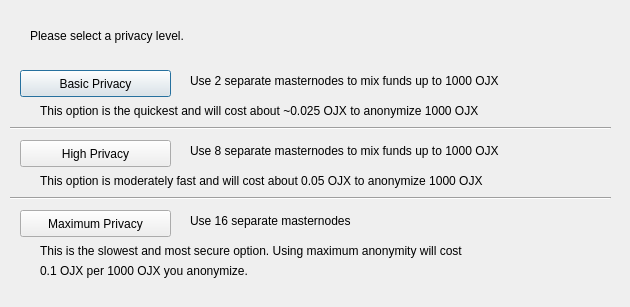
<?xml version="1.0" encoding="UTF-8"?>
<ui version="4.0">
 <class>DarksendConfig</class>
 <widget class="QDialog" name="DarksendConfig">
  <property name="geometry">
   <rect>
    <x>0</x>
    <y>0</y>
    <width>630</width>
    <height>307</height>
   </rect>
  </property>
  <property name="windowTitle">
   <string>Configure Darksend</string>
  </property>
  <widget class="QPushButton" name="buttonBasic">
   <property name="geometry">
    <rect>
     <x>20</x>
     <y>70</y>
     <width>151</width>
     <height>27</height>
    </rect>
   </property>
   <property name="text">
    <string>Basic Privacy</string>
   </property>
  </widget>
  <widget class="QPushButton" name="buttonHigh">
   <property name="geometry">
    <rect>
     <x>20</x>
     <y>140</y>
     <width>151</width>
     <height>27</height>
    </rect>
   </property>
   <property name="text">
    <string>High Privacy</string>
   </property>
  </widget>
  <widget class="QPushButton" name="buttonMax">
   <property name="geometry">
    <rect>
     <x>20</x>
     <y>210</y>
     <width>151</width>
     <height>27</height>
    </rect>
   </property>
   <property name="text">
    <string>Maximum Privacy</string>
   </property>
  </widget>
  <widget class="QLabel" name="label">
   <property name="geometry">
    <rect>
     <x>30</x>
     <y>20</y>
     <width>571</width>
     <height>31</height>
    </rect>
   </property>
   <property name="text">
    <string>Please select a privacy level.</string>
   </property>
  </widget>
  <widget class="QLabel" name="label_2">
   <property name="geometry">
    <rect>
     <x>190</x>
     <y>70</y>
     <width>421</width>
     <height>21</height>
    </rect>
   </property>
   <property name="text">
    <string>Use 2 separate masternodes to mix funds up to 1000 OJX</string>
   </property>
  </widget>
  <widget class="QLabel" name="label_3">
   <property name="geometry">
    <rect>
     <x>190</x>
     <y>140</y>
     <width>411</width>
     <height>21</height>
    </rect>
   </property>
   <property name="text">
    <string>Use 8 separate masternodes to mix funds up to 1000 OJX</string>
   </property>
  </widget>
  <widget class="QLabel" name="label_4">
   <property name="geometry">
    <rect>
     <x>190</x>
     <y>210</y>
     <width>421</width>
     <height>21</height>
    </rect>
   </property>
   <property name="text">
    <string>Use 16 separate masternodes</string>
   </property>
  </widget>
  <widget class="QLabel" name="label_6">
   <property name="geometry">
    <rect>
     <x>40</x>
     <y>100</y>
     <width>561</width>
     <height>21</height>
    </rect>
   </property>
   <property name="text">
    <string>This option is the quickest and will cost about ~0.025 OJX to anonymize 1000 OJX</string>
   </property>
  </widget>
  <widget class="QLabel" name="label_7">
   <property name="geometry">
    <rect>
     <x>40</x>
     <y>170</y>
     <width>561</width>
     <height>21</height>
    </rect>
   </property>
   <property name="text">
    <string>This option is moderately fast and will cost about 0.05 OJX to anonymize 1000 OJX</string>
   </property>
  </widget>
  <widget class="QLabel" name="label_8">
   <property name="geometry">
    <rect>
     <x>40</x>
     <y>240</y>
     <width>561</width>
     <height>21</height>
    </rect>
   </property>
   <property name="text">
    <string>This is the slowest and most secure option. Using maximum anonymity will cost</string>
   </property>
  </widget>
  <widget class="QLabel" name="label_9">
   <property name="geometry">
    <rect>
     <x>40</x>
     <y>260</y>
     <width>561</width>
     <height>21</height>
    </rect>
   </property>
   <property name="text">
    <string>0.1 OJX per 1000 OJX you anonymize.</string>
   </property>
  </widget>
  <widget class="Line" name="line">
   <property name="geometry">
    <rect>
     <x>10</x>
     <y>120</y>
     <width>601</width>
     <height>16</height>
    </rect>
   </property>
   <property name="orientation">
    <enum>Qt::Horizontal</enum>
   </property>
  </widget>
  <widget class="Line" name="line_2">
   <property name="geometry">
    <rect>
     <x>10</x>
     <y>190</y>
     <width>601</width>
     <height>16</height>
    </rect>
   </property>
   <property name="orientation">
    <enum>Qt::Horizontal</enum>
   </property>
  </widget>
 </widget>
 <resources/>
 <connections/>
</ui>
